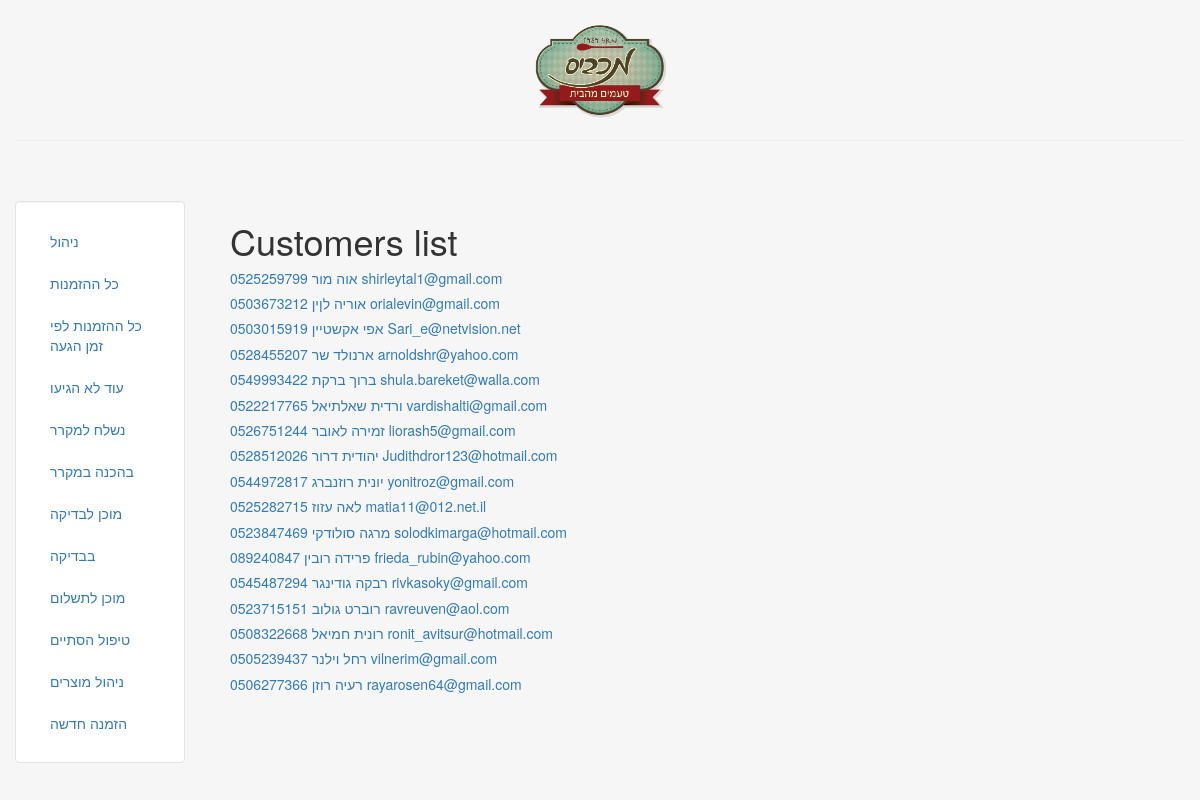
The page /customers_list/ on the database its author committed.
### Orders/models.py (models this page shows, shortened)
class Customer(models.Model):
    name = models.CharField(max_length=50)
    phone = models.CharField(max_length=15)  # convert to regexp (from form?)
    email = models.EmailField(max_length=254, )
    address = models.CharField(max_length=150, default="")
    address_city = models.CharField(max_length=50, default="")

### Orders/viewsLists2.py (the view)
# urls.py: url(r'^customers_list/', ListViewCustomersList.as_view( )),
class ListViewCustomersList(ListView):
    model = Customer
    template_name = "orders/customers_list.html"
    def get_context_data(self, **kwargs):
        context = super(ListViewCustomersList, self).get_context_data(**kwargs)
        context["list_title"] = "Existing customers list"
        context["customers_list"] = Customer.objects.all().order_by("name")
        context["link_page_name"] = 'newOrder'
        return context

### Orders/templates/orders/customers_list.html
{% extends "orders/header.html" %}
{% block content %}
    <h1>Customers list</h1>
    <form action="">
    {% for customer in customers_list %}
		<h5><a href="/{{link_page_name}}/{{customer.id}}"> {{ customer.name }} {{ customer.phone }} {{ customer.email }}</a></h5>
	{% endfor %}
    </form>
{% endblock %}

### Orders/templates/orders/header.html (style rules this page uses)
html, body { height:100% }

### rows shown on the page
Customer: name "אוה מור", phone "0525259799", email "shirleytal1@gmail.com"
Customer: name "אוריה לןין", phone "0503673212", email "orialevin@gmail.com"
Customer: name "אפי אקשטיין", phone "0503015919", email "Sari_e@netvision.net"
Customer: name "ארנולד שר", phone "0528455207", email "arnoldshr@yahoo.com"
Customer: name "ברוך ברקת", phone "0549993422", email "shula.bareket@walla.com"
Customer: name "ורדית שאלתיאל", phone "0522217765", email "vardishalti@gmail.com"
Customer: name "זמירה לאובר", phone "0526751244", email "liorash5@gmail.com"
Customer: name "יהודית דרור", phone "0528512026", email "Judithdror123@hotmail.com"
Customer: name "יונית רוזנברג", phone "0544972817", email "yonitroz@gmail.com"
Customer: name "לאה עזוז", phone "0525282715", email "matia11@012.net.il"
Customer: name "מרגה סולודקי", phone "0523847469", email "solodkimarga@hotmail.com"
Customer: name "פרידה רובין", phone "089240847", email "frieda_rubin@yahoo.com"
Customer: name "רבקה גודינגר", phone "0545487294", email "rivkasoky@gmail.com"
Customer: name "רוברט גולוב", phone "0523715151", email "ravreuven@aol.com"
Customer: name "רונית חמיאל", phone "0508322668", email "ronit_avitsur@hotmail.com"
Customer: name "רחל וילנר", phone "0505239437", email "vilnerim@gmail.com"
Customer: name "רעיה רוזן", phone "0506277366", email "rayarosen64@gmail.com"
